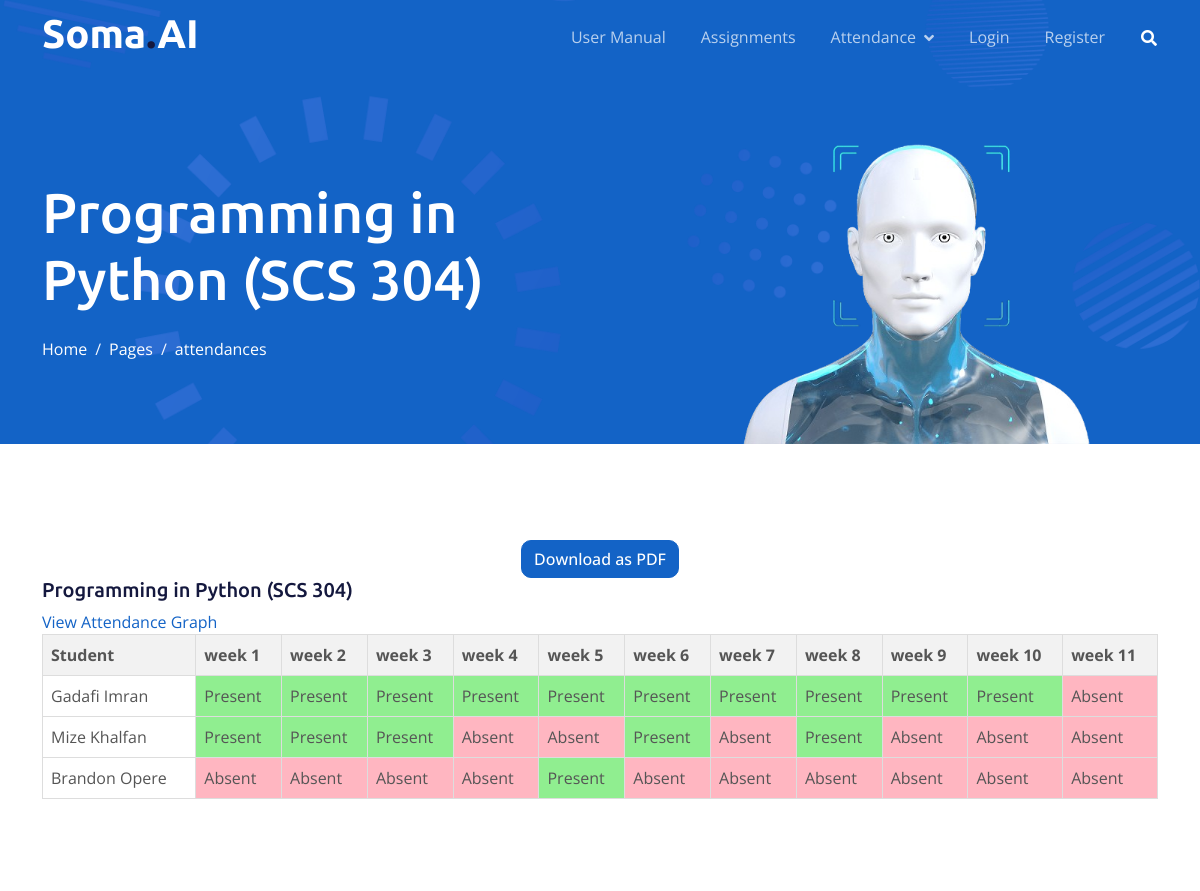
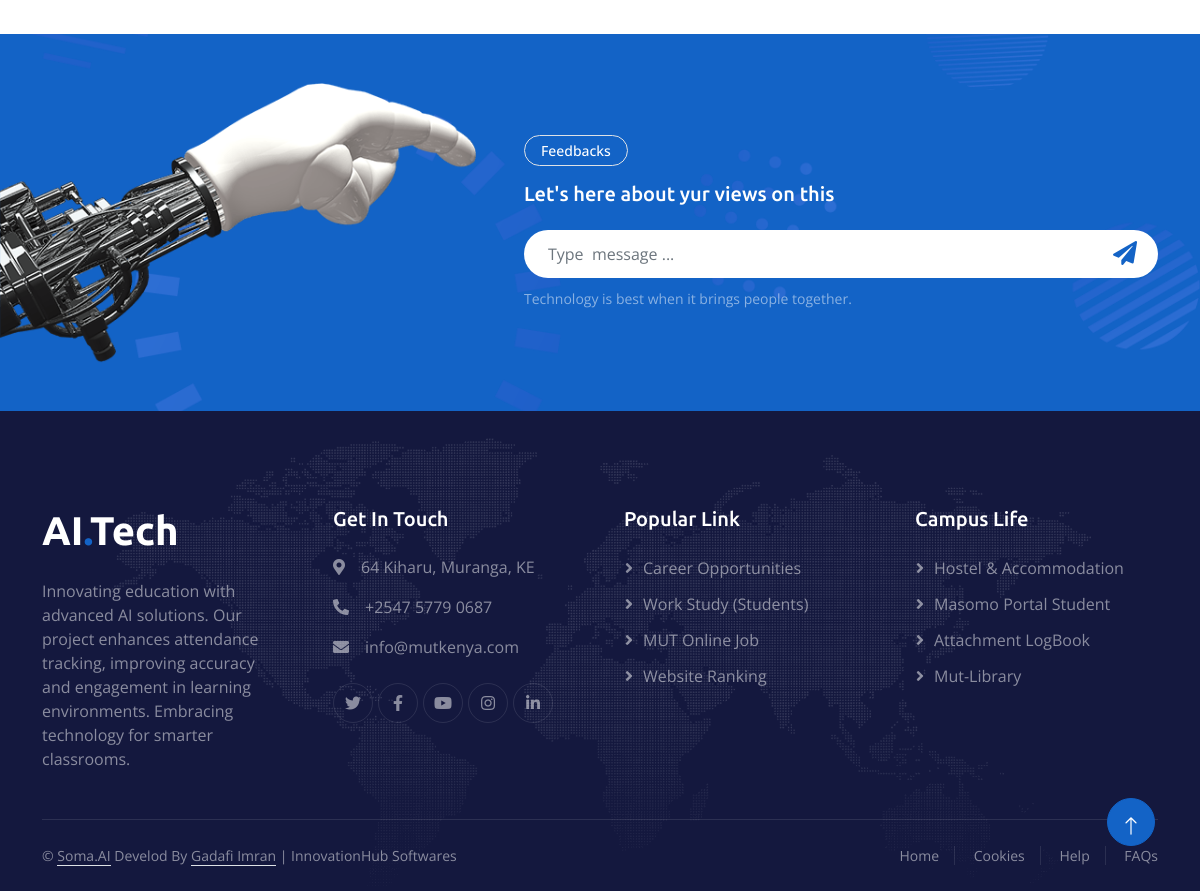
/attendance_detailed/1/, run on the app's committed database (2 pictures, top to bottom).
### attendance/models.py (models this page shows, shortened)
class Unit(models.Model):
    unit_code = models.CharField(max_length=10, unique=True)
    unit_name = models.CharField(max_length=200)
    course = models.CharField(max_length=200)  # Assuming this is just the name of the course here
    semester = models.CharField(max_length=20)  # e.g., 'Semester 1', 'Semester 2'
    year_of_study = models.IntegerField()  # e.g., 1st year, 2nd year, etc.
    lecturer = models.ForeignKey(LecturerProfile, on_delete=models.CASCADE, limit_choices_to={'role': 'lecturer'})
    current_week = models.CharField(max_length=2,null=True, blank=False, default='1')  # Tracks the current week students can sign for

### attendance/views.py (the view, shortened to what this page needs)
# urls.py: path('attendance_detailed/<int:unit_id>/', views.unit_attendance_detailed, name='unit_specific_attendance_detailed'),
def unit_attendance_detailed(request, unit_id=None):
    if unit_id:
        units = Unit.objects.filter(id=unit_id)
    else:
        units = Unit.objects.all()
    students = Student.objects.all().prefetch_related(
        Prefetch('attendance_set', queryset=Attendance.objects.order_by('week'))
    )
    weeks = Attendance.objects.values_list('week', flat=True).distinct()
    weeks = sorted(weeks, key=extract_week_number)
    units_data = []
    for unit in units:
        unit_data = {
            'id': unit.id,  # Include the unit ID
            'unit_name': unit.unit_name,
            'unit_code': unit.unit_code,
            'students': []
        }
        for student in students:
            student_data = {
                'name': f"{student.profile.first_name} {student.profile.last_name}",
                'attendance': {}
            }
            for week in weeks:
                attendance = Attendance.objects.filter(
                    student=student,
                    unit=unit,
                    week=week
                ).first()
                student_data['attendance'][week] = 'Present' if attendance and attendance.present else 'Absent'
            unit_data['students'].append(student_data)
        units_data.append(unit_data)
    context = {
        'units_data': units_data,
        'weeks': weeks,
    }
    return render(request, 'unit_attendance_table.html', context)

### attendance/views.py (called while the page is built)
def extract_week_number(week_string):
    return int(''.join(filter(str.isdigit, week_string)))

### templates/unit_attendance_table.html (shortened to what this page needs)
{% extends 'base.html' %}
{% load static %}
{% block content %}
    <div class="container-fluid pt-5 bg-primary hero-header">
        <div class="container pt-5">
            <div class="row g-5 pt-5">
                <div class="col-lg-6 align-self-center text-center text-lg-start mb-lg-5">
                    <h6 class="display-4 text-white mb-4 animated slideInRight">  {% for unit in units_data %}{{ unit.unit_name }} ({{ unit.unit_code }}){% endfor %}</h6>
                    <nav aria-label="breadcrumb">
                        <ol class="breadcrumb justify-content-center justify-content-lg-start mb-0">
                            <li class="breadcrumb-item"><a class="text-white" href="#">Home</a></li>
                            <li class="breadcrumb-item"><a class="text-white" href="#">Pages</a></li>
                            <li class="breadcrumb-item text-white active" aria-current="page">attendances </li>
                        </ol>
                    </nav>
                </div>
                <div class="col-lg-6 align-self-end text-center text-lg-end">
                    <img class="img-fluid" src="{% static 'img/hero-img.png'%}" alt="" style="max-height: 300px;">
                </div>
            </div>
        </div>
    </div>
    <div class="container-fluid py-5">
        <div class="container py-5">
            <div class="mx-auto text-center wow fadeIn" data-wow-delay="0.1s" style="max-width: 500px;">
                <a href="?format=pdf" class="btn btn-primary">Download as PDF</a>
            </div>
            <div class="row justify-content-center">
                <div class="col-lg-12">
                    {% for unit in units_data %}
                        <h5>{{ unit.unit_name }} ({{ unit.unit_code }})  </h5>
                        <a href="{% url 'attendance_graph' unit.id %}" class="graph-link">View Attendance Graph</a>
                        <div class="table-responsive">
                        <table>
                            <thead>
                                <tr>
                                    <th>Student</th>
                                    {% for week in weeks %}
                                        <th>week {{ week }}</th>
                                    {% endfor %}
                                </tr>
                            </thead>
                            <tbody>
                                {% for student in unit.students %}
                                    <tr>
                                        <td>{{ student.name }}</td>
                                        {% for week, status in student.attendance.items %}
                                            <td class="{% if status == 'Present' %}present{% else %}absent{% endif %}">
                                                {{ status }}
                                            </td>
                                        {% endfor %}
                                    </tr>
                                {% endfor %}
                            </tbody>
                        </table>
                    </div>
                    {% endfor %}
                </div>
            </div>
        </div>
    </div>
{% endblock %}

### static/css/style.css (style rules this page uses)
:root { --primary: #1363C6; --secondary: #15ACE1; --light: #F4F7FE; --dark: #14183E; }
h4, h5, h6, .fw-medium { font-weight: 500 !important; }
.btn { font-weight: 500; transition: .5s; }
.hero-header { margin-top: -75px; background: url(../img/bg-hero.png) center center no-repeat; background-size: cover; }
.hero-header .breadcrumb-item+.breadcrumb-item::before { color: var(--light); }

### templates/unit_attendance_table.html (style rules this page uses)
table { border-collapse: collapse; width: 100%; margin-bottom: 30px; }
th, td { border: 1px solid #ddd; padding: 8px; text-align: left; }
th { background-color: #f2f2f2; font-weight: bold; }
.present { background-color: #90EE90; }
.absent { background-color: #FFB6C1; }

### data on the page
Unit: unit_name "Programming in Python", unit_code "SCS 304", unit_name "Programming in Python", unit_code "SCS 304"

### other printed values
{{ week }} "1" "2" "3" "4" "5" "6" "7" "8" "9" "10" "11"
{{ student.name }} "Gadafi Imran" "Mize Khalfan" "Brandon Opere"
{{ status }} "Present" "Present" "Present" "Present" "Present" "Present" "Present" "Present" "Present" "Present" "Absent" "Present" "Present" "Present" "Absent" "Absent" "Present" "Absent" "Present" "Absent" "Absent" "Absent" "Absent" "Absent" "Absent" "Absent" "Present" "Absent" "Absent" "Absent" "Absent" "Absent" "Absent"
